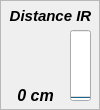
  <widget class="QFrame" name="frame_3">
   <property name="geometry">
    <rect>
     <x>230</x>
     <y>10</y>
     <width>100</width>
     <height>110</height>
    </rect>
   </property>
   <property name="minimumSize">
    <size>
     <width>100</width>
     <height>110</height>
    </size>
   </property>
   <property name="maximumSize">
    <size>
     <width>100</width>
     <height>110</height>
    </size>
   </property>
   <property name="frameShape">
    <enum>QFrame::StyledPanel</enum>
   </property>
   <property name="frameShadow">
    <enum>QFrame::Plain</enum>
   </property>
   <widget class="QLabel" name="label_4">
    <property name="geometry">
     <rect>
      <x>0</x>
      <y>0</y>
      <width>101</width>
      <height>31</height>
     </rect>
    </property>
    <property name="font">
     <font>
      <pointsize>11</pointsize>
      <weight>75</weight>
      <italic>true</italic>
      <bold>true</bold>
      <underline>false</underline>
     </font>
    </property>
    <property name="text">
     <string>Distance IR</string>
    </property>
    <property name="alignment">
     <set>Qt::AlignCenter</set>
    </property>
   </widget>
   <widget class="QLabel" name="label_ch3">
    <property name="geometry">
     <rect>
      <x>0</x>
      <y>80</y>
      <width>71</width>
      <height>31</height>
     </rect>
    </property>
    <property name="font">
     <font>
      <pointsize>12</pointsize>
      <weight>75</weight>
      <italic>true</italic>
      <bold>true</bold>
     </font>
    </property>
    <property name="text">
     <string>0 cm</string>
    </property>
    <property name="alignment">
     <set>Qt::AlignCenter</set>
    </property>
   </widget>
   <widget class="QProgressBar" name="progressBar_ch3">
    <property name="geometry">
     <rect>
      <x>70</x>
      <y>30</y>
      <width>21</width>
      <height>71</height>
     </rect>
    </property>
    <property name="sizePolicy">
     <sizepolicy hsizetype="Fixed" vsizetype="Expanding">
      <horstretch>0</horstretch>
      <verstretch>0</verstretch>
     </sizepolicy>
    </property>
    <property name="maximum">
     <number>35</number>
    </property>
    <property name="value">
     <number>0</number>
    </property>
    <property name="alignment">
     <set>Qt::AlignCenter</set>
    </property>
    <property name="textVisible">
     <bool>false</bool>
    </property>
    <property name="orientation">
     <enum>Qt::Vertical</enum>
    </property>
    <property name="invertedAppearance">
     <bool>false</bool>
    </property>
    <property name="textDirection">
     <enum>QProgressBar::TopToBottom</enum>
    </property>
   </widget>
   <widget class="QLabel" name="icon_ch3">
    <property name="geometry">
     <rect>
      <x>10</x>
      <y>30</y>
      <width>51</width>
      <height>51</height>
     </rect>
    </property>
    <property name="text">
     <string/>
    </property>
    <property name="pixmap">
     <pixmap resource="../resources.qrc">:/resources/img/resources/img/Ruler-icon.png</pixmap>
    </property>
    <property name="scaledContents">
     <bool>true</bool>
    </property>
   </widget>
  </widget>
